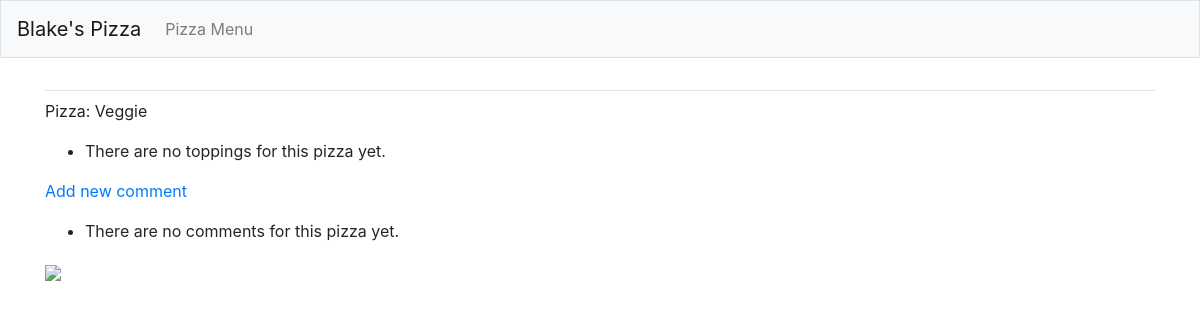
The app's page /pizzas/3/, older data.
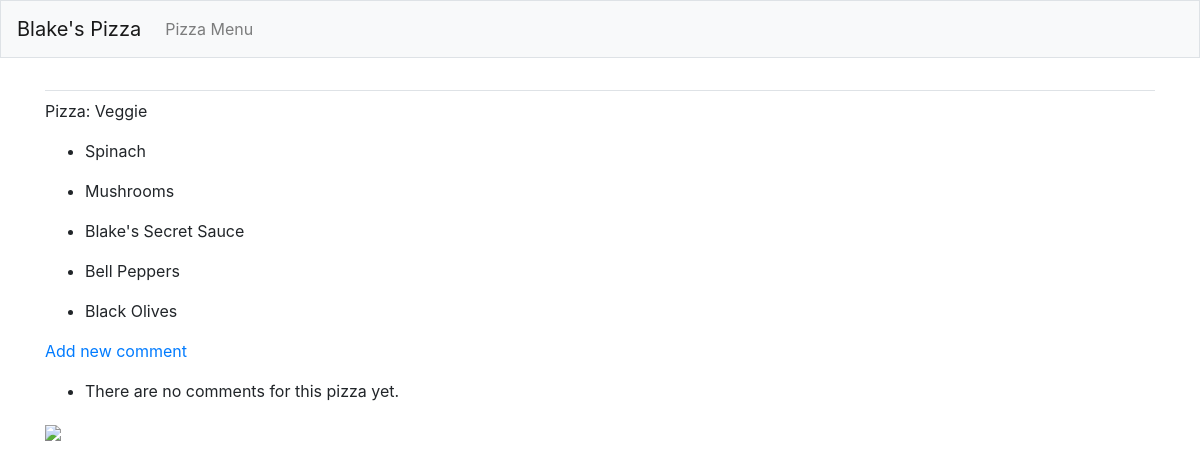
The same page, newer data.
### pizzas/models.py (models this page shows, shortened)
class Topping(models.Model):
    pizza = models.ForeignKey(Pizza,on_delete=models.CASCADE)
    topping_name = models.TextField()

### pizzas/views.py (the view)
# urls.py: path('pizzas/<int:pizza_id>/',views.pizza, name='pizza'),
def pizza(request, pizza_id):
    pizza = Pizza.objects.get(id=pizza_id)
    toppings = pizza.topping_set.all()
    comments = pizza.comment_set.order_by()
    context = {'pizza':pizza,'toppings':toppings, 'comments':comments}
    return render(request, 'pizzas/pizza.html',context)

### pizzas/models.py (called while the page is built)
    def __str__(self):
        return self.pizza_name

### pizzas/templates/pizzas/pizza.html (shortened to what this page needs)
{% extends "pizzas/base.html" %}
{% block content %}
<p>
    Pizza: {{ pizza }}
</p>
<ul>
    {% for t in toppings %}
    <li>
        <p> {{ t.topping_name }}</p>
    </li>
    {% empty %}
    <li>There are no toppings for this pizza yet.</li>
    {% endfor %}
</ul>
<p><a href="{% url 'pizzas:new_comment' pizza.id %}">Add new comment</a></p>
<ul>
    {% for c in comments %}
    <li>
        <p> {{ c.comment_name }}</p>
    </li>
    {% empty %}
    <li>There are no comments for this pizza yet.</li>
    {% endfor %}
</ul>
<p>
    {% load static %} <img src="{% static " pizzas/static/pizza-saver.0.1484328168.jpg" %}">
</p>
{% endblock content %}

Row changes from the older to the newer data that the page shows:
added Topping: topping_name "Spinach"
added Topping: topping_name "Mushrooms"
added Topping: topping_name "Blake's Secret Sauce"
added Topping: topping_name "Bell Peppers"
added Topping: topping_name "Black Olives"
Text that changed along with them:
text no longer shown: "There are no toppings for this pizza yet."
